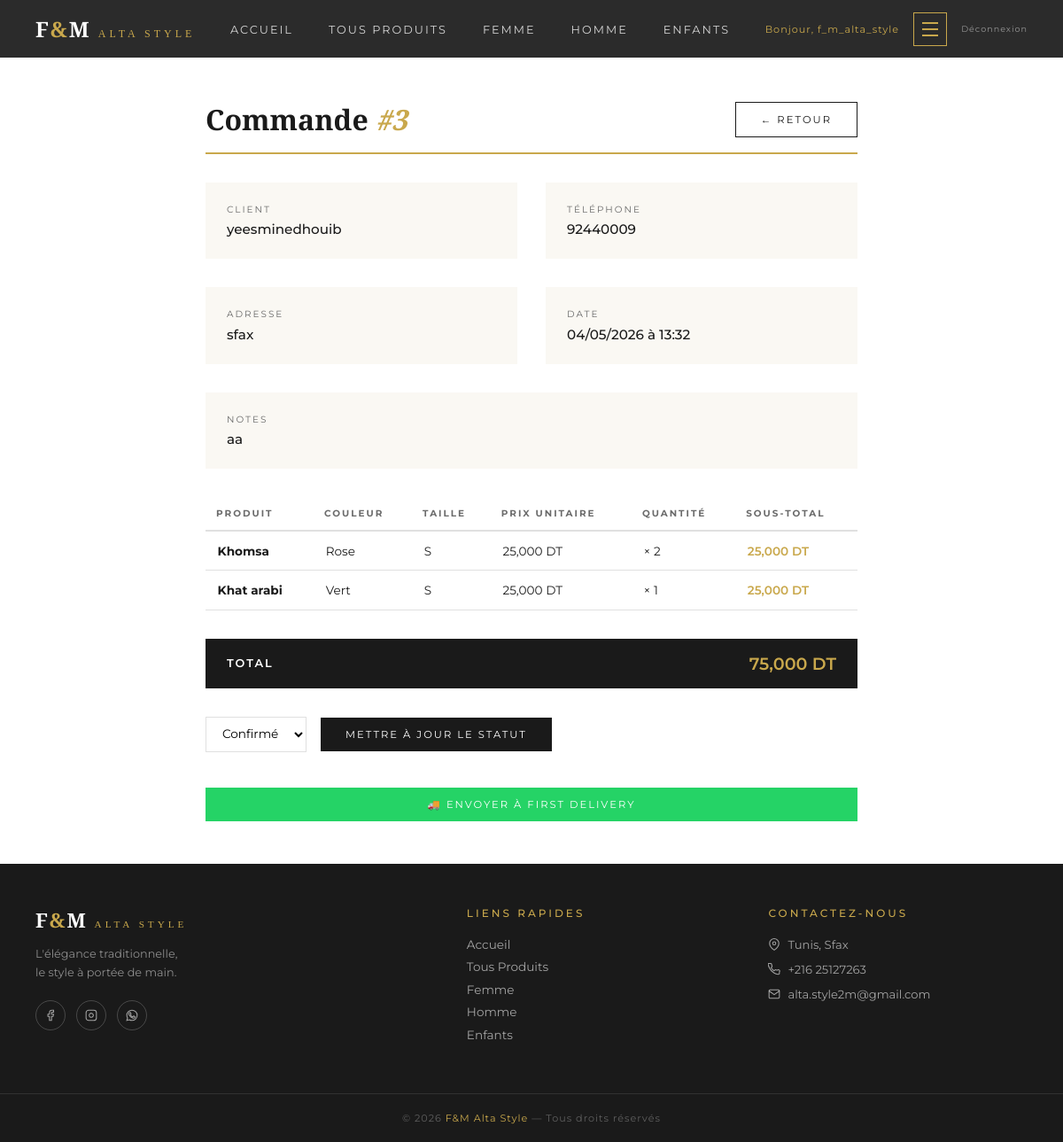
Page /mon-admin/commande/3/ (signed in) on the committed database.
### boutique/models.py (models this page shows, shortened)
class Commande(models.Model):
    STATUTS = [
        ('nouveau', 'Nouveau'),
        ('confirme', 'Confirmé'),
        ('livre', 'Livré'),
        ('annule', 'Annulé'),
    ]
    nom_client = models.CharField(max_length=200)
    telephone = models.CharField(max_length=20)
    adresse = models.TextField()
    notes = models.TextField(blank=True)
    statut = models.CharField(max_length=20, choices=STATUTS, default='nouveau')
    total = models.DecimalField(max_digits=10, decimal_places=3)
    date_commande = models.DateTimeField(auto_now_add=True)

class LigneCommande(models.Model):
    commande = models.ForeignKey(Commande, on_delete=models.CASCADE, related_name='lignes')
    produit = models.ForeignKey(Produit, on_delete=models.CASCADE)
    variant = models.ForeignKey(ProduitVariant, on_delete=models.SET_NULL, null=True, blank=True)
    quantite = models.IntegerField(default=1)
    prix_unitaire = models.DecimalField(max_digits=10, decimal_places=3)
    taille = models.CharField(max_length=20, blank=True, default='')
    couleur = models.CharField(max_length=100, blank=True, default='')

class Produit(models.Model):
    CATEGORIES = [
        ('femme', 'Femme'),
        ('homme', 'Homme'),
        ('enfants', 'Enfants'),
    ]
    SOUS_CATEGORIES = [
        ('jebba_f', 'Jebba Femme'),
        ('dengri_f', 'Dengri Femme'),
        ('kachabiya_f', 'Kachabiya Femme'),
        ('cape', 'Cape'),
        ('kamis_f', 'Kamis Femme'),
        ('herga_h', 'Herga Homme'),
        ('dengri_h', 'Dengri Homme'),
        ('burnous', 'Burnous'),
        ('jebba_e', 'Jebba Enfant'),
        ('dengri_e', 'Dengri Enfant'),
        ('kachabiya_e', 'Kachabiya Enfant'),
        ('herga_e', 'Herga Enfant'),
        ('autre', 'Autre'),
    ]
    nom = models.CharField(max_length=200)
    description = models.TextField()
    prix = models.DecimalField(max_digits=10, decimal_places=3)
    categorie = models.CharField(max_length=50, choices=CATEGORIES)
    sous_categorie = models.CharField(max_length=50, choices=SOUS_CATEGORIES, blank=True, default='')
    couleur = models.CharField(max_length=100, blank=True, default='')
    image = models.ImageField(upload_to='produits/', blank=True, null=True)
    disponible = models.BooleanField(default=True)
    date_ajout = models.DateTimeField(auto_now_add=True)

### boutique/views.py (the view)
# urls.py: path('mon-admin/commande/<int:pk>/', views.admin_commande_detail, name='admin_commande_detail'),
@login_required(login_url='/mon-admin/login/')
def admin_commande_detail(request, pk):
    commande = get_object_or_404(Commande, pk=pk)
    if request.method == 'POST':
        commande.statut = request.POST['statut']
        commande.save()
        return redirect('admin_commande_detail', pk=pk)
    return render(request, 'boutique/admin_commande_detail.html', {'commande': commande})

### boutique/templates/boutique/admin_commande_detail.html (shortened to what this page needs)
{% extends 'boutique/base.html' %}
{% block content %}
<div class="detail-wrapper">
  <div style="display:flex;justify-content:space-between;align-items:center;margin-bottom:2rem;padding-bottom:1rem;border-bottom:2px solid var(--gold)">
    <h2 class="detail-title" style="border:none;margin:0;padding:0">
      Commande <span>#{{ commande.id }}</span>
    </h2>
    <a href="/mon-admin/" class="btn-outline">← Retour</a>
  </div>
  <div class="info-grid">
    <div class="info-card">
      <p class="info-label">Client</p>
      <p class="info-value">{{ commande.nom_client }}</p>
    </div>
    <div class="info-card">
      <p class="info-label">Téléphone</p>
      <p class="info-value">{{ commande.telephone }}</p>
    </div>
    <div class="info-card">
      <p class="info-label">Adresse</p>
      <p class="info-value">{{ commande.adresse }}</p>
    </div>
    <div class="info-card">
      <p class="info-label">Date</p>
      <p class="info-value">{{ commande.date_commande|date:"d/m/Y à H:i" }}</p>
    </div>
    {% if commande.notes %}
    <div class="info-card" style="grid-column:1/-1">
      <p class="info-label">Notes</p>
      <p class="info-value">{{ commande.notes }}</p>
    </div>
    {% endif %}
  </div>
  <table class="lignes-table">
    <thead>
      <tr>
        <th>Produit</th>
        <th>Couleur</th>
        <th>Taille</th>
        <th>Prix Unitaire</th>
        <th>Quantité</th>
        <th>Sous-total</th>
      </tr>
    </thead>
    <tbody>
      {% for ligne in commande.lignes.all %}
      <tr>
        <td><strong>{{ ligne.produit.nom }}</strong></td>
        <td>{{ ligne.couleur|default:"—" }}</td>
        <td>{{ ligne.taille|default:"—" }}</td>
        <td>{{ ligne.prix_unitaire }} DT</td>
        <td>× {{ ligne.quantite }}</td>
        <td style="color:var(--gold);font-weight:600">{{ ligne.prix_unitaire|floatformat:3 }} DT</td>
      </tr>
      {% endfor %}
    </tbody>
  </table>
  <div class="total-bar">
    <span style="color:white;font-size:0.8rem;letter-spacing:2px;text-transform:uppercase">Total</span>
    <span>{{ commande.total }} DT</span>
  </div>
  <form method="POST" class="statut-form">
    <select name="statut" class="form-input">
      <option value="confirme" {% if commande.statut == 'confirme' %}selected{% endif %}>Confirmé</option>
    </select>
    <button type="submit" class="btn-primary">Mettre à jour le statut</button>
  </form>
  <form method="POST" action="/mon-admin/commande/{{ commande.pk }}/first-delivery/">
    <button type="submit" class="btn-delivery">
      🚚 Envoyer à First Delivery
    </button>
  </form>
</div>
{% endblock %}

### boutique/templates/boutique/base.html (shortened to what this page needs)
<!DOCTYPE html>
<html lang="fr">
<head>
</head>
<body>
<nav>
  <a class="logo" href="/">F<span>&</span>M <span style="font-size:0.75rem;font-weight:300;letter-spacing:4px">ALTA STYLE</span></a>
  <ul class="nav-links">
    <li><a href="/">Accueil</a></li>
    <li><a href="/catalogue/">Tous Produits</a></li>
    <li><a href="/catalogue/?cat=femme">Femme</a></li>
    <li><a href="/catalogue/?cat=homme">Homme</a></li>
    <li><a href="/catalogue/?cat=enfants">Enfants</a></li>
  </ul>
  <div class="nav-right">
    {% if user.is_authenticated %}
      <span class="user-name">Bonjour, {{ user.first_name|default:user.username }}</span>
      {% if user.is_staff %}
      <div class="admin-menu-wrapper">
        <button class="admin-menu-btn" onclick="toggleAdminMenu()" id="adminMenuBtn">
          <span></span>
          <span></span>
          <span></span>
        </button>
      </div>
      {% endif %}
      <a href="/deconnexion/" class="btn-logout">Déconnexion</a>
    {% else %}
      <a href="/connexion/" class="btn-connexion">Connexion</a>
      <a href="/inscription/" class="btn-inscrire">S'inscrire</a>
    {% endif %}
  </div>
</nav>
<div class="main-block">
{% block content %}{% endblock %}
</div>
<footer>
  <div class="footer-grid">
    <div class="footer-col">
      <p class="footer-logo">F<span>&</span>M <span class="footer-logo-sub">ALTA STYLE</span></p>
      <p class="footer-slogan">L'élégance traditionnelle,<br>le style à portée de main.</p>
      <div class="footer-socials">
        <a href="https://www.facebook.com/share/18cae474Y3/?mibextid=wwXIfr" target="_blank" class="social-link">
          <svg viewBox="0 0 24 24" fill="none" stroke="currentColor" stroke-width="1.8"><path d="M18 2h-3a5 5 0 00-5 5v3H7v4h3v8h4v-8h3l1-4h-4V7a1 1 0 011-1h3z"/></svg>
        </a>
        <a href="https://www.instagram.com/f_m_altastyles?igsh=MWt0Y2wwYTh1bTdl&utm_source=qr" target="_blank" class="social-link">
          <svg viewBox="0 0 24 24" fill="none" stroke="currentColor" stroke-width="1.8"><rect x="2" y="2" width="20" height="20" rx="5" ry="5"/><path d="M16 11.37A4 4 0 1112.63 8 4 4 0 0116 11.37z"/><line x1="17.5" y1="6.5" x2="17.51" y2="6.5"/></svg>
        </a>
        <a href="https://wa.me/21625127263" target="_blank" class="social-link">
        </a>
      </div>
    </div>
    <div class="footer-col">
      <p class="footer-col-title">Liens rapides</p>
      <a href="/" class="footer-link">Accueil</a>
      <a href="/catalogue/" class="footer-link">Tous Produits</a>
      <a href="/catalogue/?cat=femme" class="footer-link">Femme</a>
      <a href="/catalogue/?cat=homme" class="footer-link">Homme</a>
      <a href="/catalogue/?cat=enfants" class="footer-link">Enfants</a>
    </div>
    <div class="footer-col">
      <p class="footer-col-title">Contactez-nous</p>
      <p class="footer-contact-item">
        <svg viewBox="0 0 24 24" fill="none" stroke="currentColor" stroke-width="1.8" width="14" height="14"><path d="M21 10c0 7-9 13-9 13s-9-6-9-13a9 9 0 0118 0z"/><circle cx="12" cy="10" r="3"/></svg>
        Tunis, Sfax
      </p>
      <p class="footer-contact-item">
        +216 25127263
      </p>
      <a href="mailto:alta.style2m@gmail.com" class="footer-contact-item" style="text-decoration:none;color:rgba(255,255,255,0.6)">
        <svg viewBox="0 0 24 24" fill="none" stroke="currentColor" stroke-width="1.8" width="14" height="14"><path d="M4 4h16c1.1 0 2 .9 2 2v12c0 1.1-.9 2-2 2H4c-1.1 0-2-.9-2-2V6c0-1.1.9-2 2-2z"/><polyline points="22,6 12,13 2,6"/></svg>
        alta.style2m@gmail.com
      </a>
    </div>
  </div>
  <div class="footer-bottom">
    <p>© 2026 <span>F&M Alta Style</span> — Tous droits réservés</p>
  </div>
</footer>
</body>
</html>

### boutique/templates/boutique/base.html (style rules this page uses)
* { margin:0;padding:0;box-sizing:border-box }
:root { --gold:#C9A84C; --white:#FFFFFF; --cream:#FAF8F3; --black:#1A1A1A; --dark:#2b2b2b; --gray:#6B6B6B; --border:#e0e0e0; }
body { font-family:'Montserrat',sans-serif;background:var(--white);color:var(--black);display:flex;flex-direction:column;min-height:100vh }
nav { background:var(--dark);padding:0 2.5rem;display:flex;align-items:center;justify-content:space-between;height:65px;position:sticky;top:0;z-index:100 }
.logo { font-family:'Cormorant Garamond',serif;font-size:1.5rem;font-weight:700;letter-spacing:2px;text-decoration:none;color:var(--white) }
.logo span { color:var(--gold) }
.nav-links { display:flex;gap:2.5rem;list-style:none }
.nav-links a { text-decoration:none;font-size:0.8rem;letter-spacing:2px;text-transform:uppercase;color:rgba(255,255,255,0.8);font-weight:400;transition:color 0.3s }
.nav-right { display:flex;align-items:center;gap:1rem }
.user-name { color:var(--gold);font-size:0.7rem;letter-spacing:1px }
.btn-logout { background:none;border:none;color:rgba(255,255,255,0.5);font-family:'Montserrat',sans-serif;font-size:0.6rem;letter-spacing:1px;text-decoration:none;transition:color 0.3s }
.btn-primary { background:var(--black);color:var(--white);border:none;padding:12px 28px;font-family:'Montserrat',sans-serif;font-size:0.72rem;letter-spacing:2px;text-transform:uppercase;cursor:pointer;text-decoration:none;display:inline-block;transition:background 0.3s }
.btn-outline { background:none;color:var(--black);border:1.5px solid var(--black);padding:12px 28px;font-family:'Montserrat',sans-serif;font-size:0.72rem;letter-spacing:2px;text-transform:uppercase;cursor:pointer;text-decoration:none;display:inline-block;transition:all 0.3s }
.admin-menu-btn { background:none;border:1px solid var(--gold);color:var(--gold);width:38px;height:38px;cursor:pointer;display:flex;flex-direction:column;align-items:center;justify-content:center;gap:5px;padding:8px;transition:all 0.3s }
.admin-menu-btn span { display:block;width:18px;height:2px;background:var(--gold);transition:background 0.3s }
.admin-menu-wrapper { position:relative }
.main-block { flex:1 }
footer { background:#1a1a1a;color:rgba(255,255,255,0.7);margin-top:0;display:block;width:100% }
.footer-grid { display:grid;grid-template-columns:1.5fr 1fr 1fr;gap:3rem;padding:3rem 2.5rem;max-width:1200px;margin:0 auto }
.footer-logo { font-family:'Cormorant Garamond',serif;font-size:1.4rem;font-weight:700;color:var(--white);margin-bottom:0.75rem;letter-spacing:2px }
.footer-logo span { color:var(--gold) }
.footer-logo-sub { font-size:0.7rem;font-weight:300;letter-spacing:4px }
.footer-slogan { font-size:0.8rem;line-height:1.7;color:rgba(255,255,255,0.5);margin-bottom:1.25rem }
.footer-socials { display:flex;gap:0.75rem }
.social-link { width:34px;height:34px;border:1px solid rgba(255,255,255,0.2);border-radius:50%;display:flex;align-items:center;justify-content:center;color:rgba(255,255,255,0.6);text-decoration:none;transition:all 0.3s }
.social-link svg { width:14px;height:14px }
.footer-col-title { font-size:0.75rem;letter-spacing:3px;text-transform:uppercase;color:var(--gold);margin-bottom:1.25rem;font-weight:500 }
.footer-link { display:block;text-decoration:none;color:rgba(255,255,255,0.6);font-size:0.85rem;margin-bottom:0.6rem;transition:color 0.3s }
.footer-contact-item { display:flex;align-items:center;gap:8px;font-size:0.82rem;color:rgba(255,255,255,0.6);margin-bottom:0.75rem }
.footer-bottom { border-top:1px solid rgba(255,255,255,0.1);text-align:center;padding:1.25rem;font-size:0.7rem;letter-spacing:1px;color:rgba(255,255,255,0.3) }
.footer-bottom span { color:var(--gold) }

### rows in the picture
Commande: id "3", nom_client "yeesminedhouib", telephone "92440009", adresse "sfax", date_commande "04/05/2026 à 13:32", notes "aa", total "75,000", statut "Confirmé"
LigneCommande: produit.nom "Khomsa", couleur "Rose", taille "S", prix_unitaire "25,000", quantite "2"
LigneCommande: produit.nom "Khat arabi", couleur "Vert", taille "S", prix_unitaire "25,000", quantite "1"

### other values in the picture
{{ user.first_name|default:user.username }} "f_m_alta_style"
